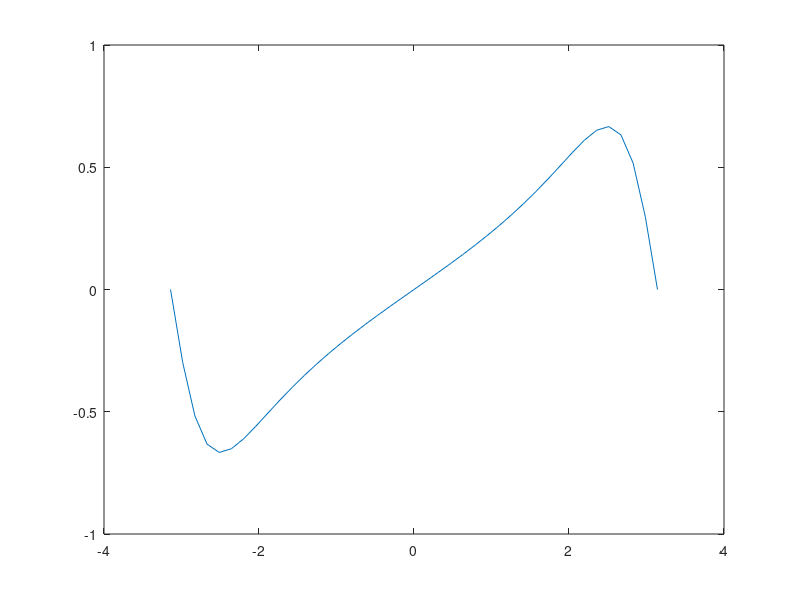

MATLAB code for this plot:
w=-pi:pi/20:pi;
C=cos(w);S=sin(w);

a=-.5;
R=(1-(a.*C))./(1-(2*a.*C)+(a^2));
I=(-a*S)./(1-(2*a.*C)+(a^2));
M=sqrt(1./(1-(2*a.*C)+(a^2)));
A=atan2(-a*S,(1-(a.*C)));
plot(w,I);
